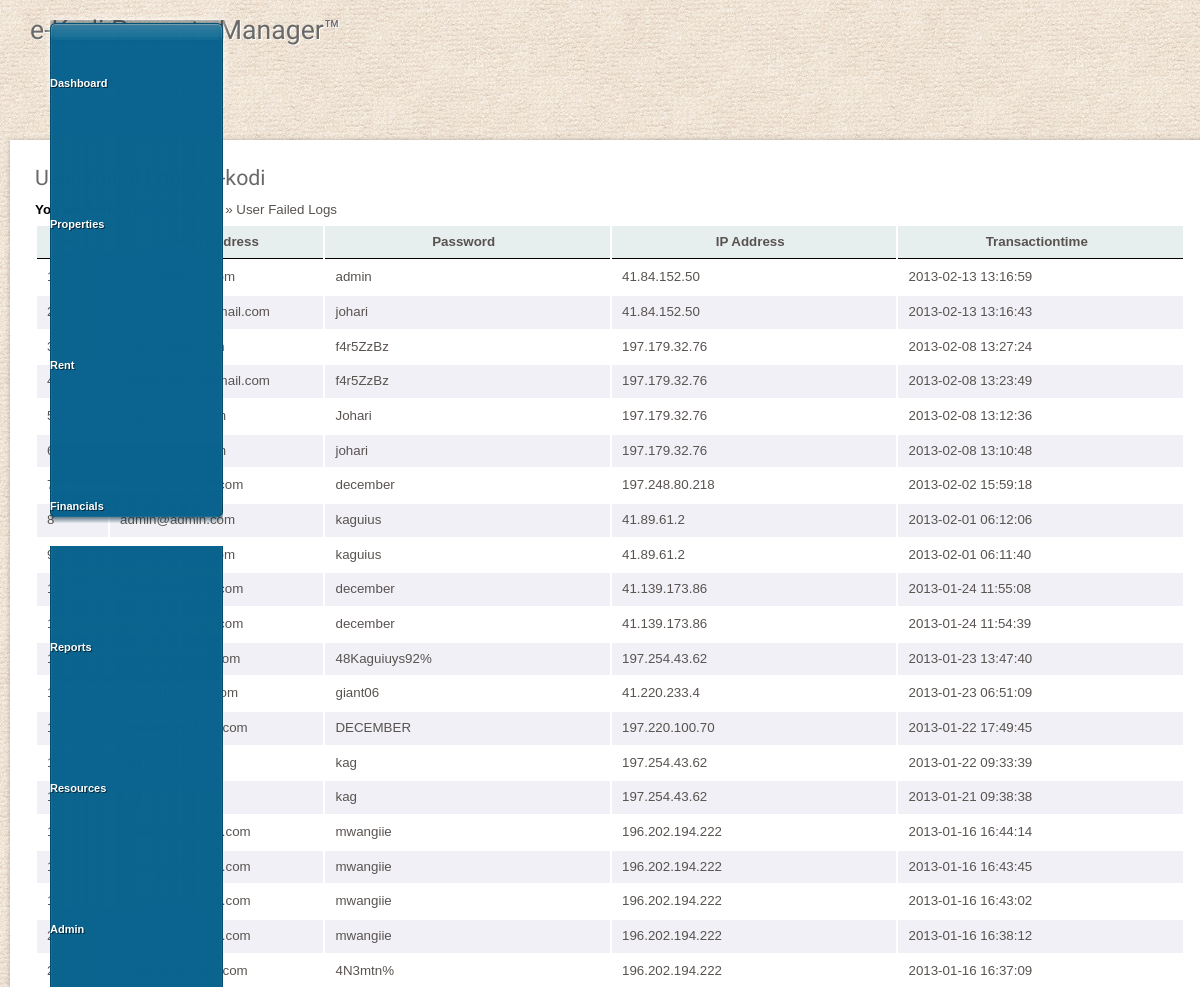
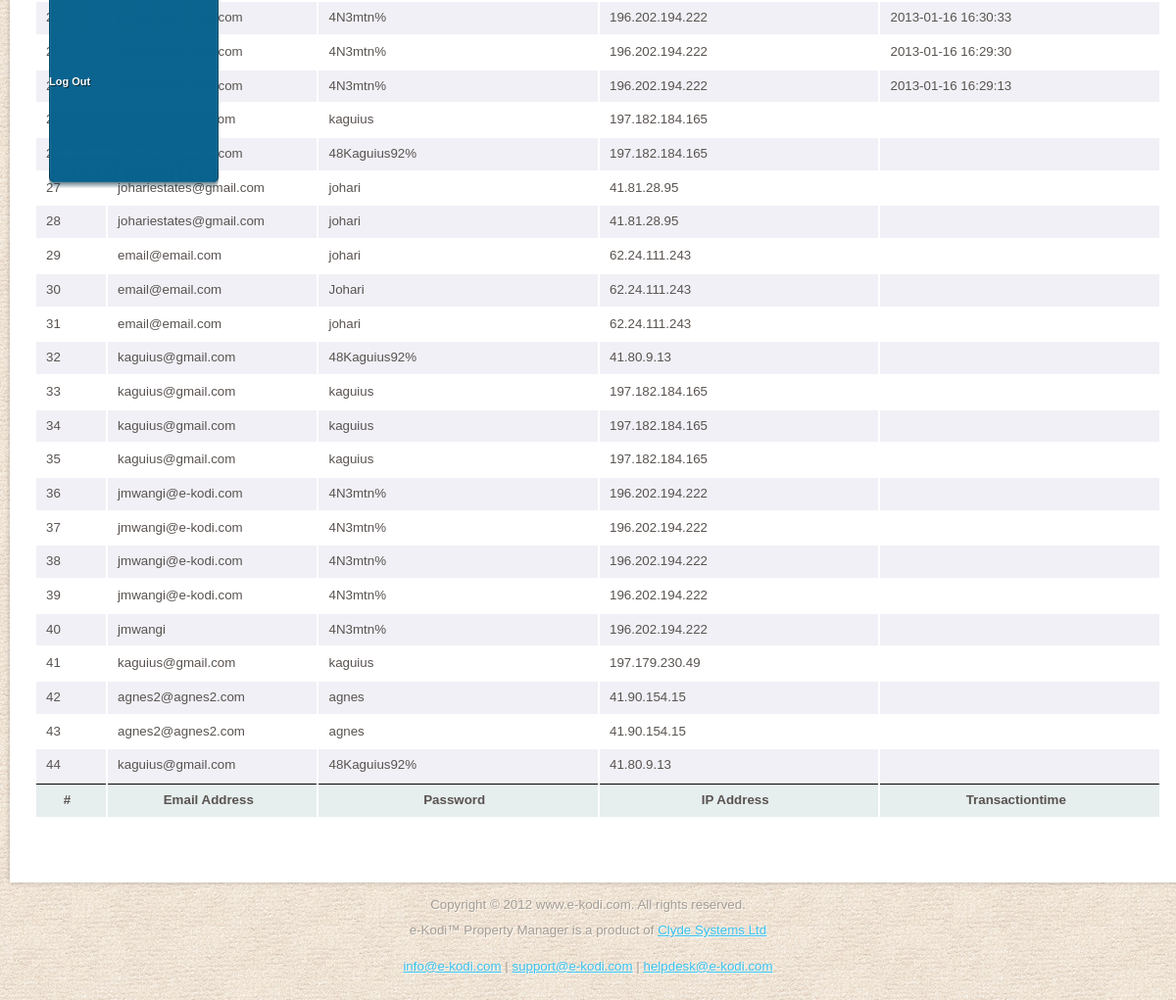
Screenshot of /user_failed_logs.php (signed in) with the database file from the repository (2 pictures, top to bottom).
### tables this page shows
CREATE TABLE `users_failed_logs` (
  `id` int(10) NOT NULL AUTO_INCREMENT,
  `email_address` varchar(70) DEFAULT NULL,
  `password` varchar(30) DEFAULT NULL,
  `ipaddress` varchar(15) DEFAULT NULL,
  `tranasctiontime` datetime DEFAULT NULL,
  PRIMARY KEY (`id`)
);

### user_failed_logs.php (the view, shortened to what this page needs)
<?php
	$adminstatus = 3;
	if (!empty($_SESSION)){
		$adminstatus = $_SESSION["adminstatus"] ;
	}
	if($adminstatus == 3){
		include_once('includes/header.php');
		?>
		<script type="text/javascript">
			document.location = "login.php";
		</script>
		<?php
	}
	else{
		$page_title = "User Failed Logs";
		include_once('includes/header.php');
		?>
		<div id="page">
			<div id="content">
				<div class="post">
				<h2><?php echo $page_title ?> | e-kodi</h2>
					<strong>You are here:</strong> &raquo; <a href="index.php">Home</a> &raquo; <a href="admin.php">Admin</a> &raquo; User Failed Logs<br />
					<table width="100%" border="0" cellspacing="2" class="display" cellpadding="2" id="example">
						<thead bgcolor="#E6EEEE">
							<tr>
								<th width="5%">#</th>
								<th width="15%">Email Address</th>
								<th width="20%">Password</th>
								<th width="20%">IP Address</th>
								<th width="20%">Transactiontime</th>
							</tr>
						</thead>
						<tbody>
						<?php
							$result_suppliers = mysql_query("select id, email_address, password, ipaddress, tranasctiontime from users_failed_logs order by tranasctiontime desc");
							$intcount = 0;
							while ($row = mysql_fetch_array($result_suppliers))
							{
								$intcount++;
								$email_address = $row['email_address'];
								$password = $row['password'];
								$ipaddress = $row['ipaddress'];
								$tranasctiontime = $row['tranasctiontime'];
								if ($intcount % 2 == 0) {
									$display= '<tr bgcolor = #F0F0F6>';
								}
								else {
									$display= '<tr>';
								}
								echo $display;
									echo "<td valign='top'>$intcount</td>";
									echo "<td valign='top'>$email_address</td>";
									echo "<td valign='top'>$password</td>";
									echo "<td valign='top'>$ipaddress</td>";
									echo "<td valign='top'>$tranasctiontime</td>";
								echo "</tr>";
								}
							?>
						</tbody>
						<tfoot bgcolor="#E6EEEE">
							<tr>
								<th width="5%">#</th>
								<th width="15%">Email Address</th>
								<th width="20%">Password</th>
								<th width="20%">IP Address</th>
								<th width="20%">Transactiontime</th>
							</tr>
						</tfoot>
					</table>
				</div>
			</div>
			<br class="clearfix" />
			</div>
		</div>
<?php
	}
	include_once('includes/footer.php');
?>

### includes/header.php (shortened to what this page needs)
<!DOCTYPE html PUBLIC "-//W3C//DTD XHTML 1.0 Strict//EN" "http://www.w3.org/TR/xhtml1/DTD/xhtml1-strict.dtd">
<html xmlns="http://www.w3.org/1999/xhtml">
	<head>
		<link rel="stylesheet" type="text/css" href="css/style.css" />
		<link rel="stylesheet" type="text/css" href="css/demo_page.css" />
		<link rel="stylesheet" type="text/css" href="css/demo_table.css" />
		<link type="text/css" href="menu.css" rel="stylesheet" />
		<link href="css/redmond/jquery-ui-1.9.2.custom.css" rel="stylesheet">
	</head>
	<body>
		<div id="wrapper">
			<div id="header">
				<div id="logo">
					<h1><a href="#">e-Kodi Property Manager&#x2122;</a></h1>
				</div>
				<?php
					include_once('includes/menu.php');
				?>
			</div>

### includes/menu.php (shortened to what this page needs)
<?php
	$adminstatus = "";
	if (!empty($_SESSION)){
		$adminstatus = $_SESSION["adminstatus"] ;
	}
?>
<div id="menu">
	<ul>
		<li class="first current_page_item"><a href="dashboard.php">Dashboard</a></li>
		<li><a href="property_listings.php" title="Clike here to view Property added to the system">Properties</a></li>
		<li><a href="property_tenant_listing_payment.php" title="Clike here to make rent payments">Rent</a></li>
		<?php
			if($adminstatus <> '5'){
		?>
			<li><a href="financials.php" title="Clike here to view Financial functions">Financials</a></li>
		<?php
			}
		?>
		<li><a href="reports.php" title="Clike here to view system reports">Reports</a></li>
		<li><a href="resources.php" title="Clike here to view resources">Resources</a></li>
		<li><a href="admin.php" title="Clike here to view Admin functions">Admin</a></li>
		<li><a href="logout.php" title="Clike here to log out of the system">Log Out</a></li>
	</ul>
	<br class="clearfix" />
</div>

### includes/footer.php (shortened to what this page needs)
<div id="footer">
	<p>Copyright &copy; 2012 www.e-kodi.com. All rights reserved.<br /> e-Kodi&#x2122; Property Manager is a product of <a href="#">Clyde Systems Ltd</a></p>
	<p><a href="mailto:info@e-kodi.com">info@e-kodi.com</a> | <a href="mailto:support@e-kodi.com">support@e-kodi.com</a> | <a href="mailto:helpdesk@e-kodi.com">helpdesk@e-kodi.com</a></p>
	<table border="0" width="100%">
		<tr>
			<td>
			</td>
			<td>
			</td>
		</tr>
	</table>
	</div>
</body>
</html>

### css/style.css (style rules this page uses)
* { padding: 0; margin: 0; }
a { text-decoration: underline; color: #336784; }
body { color: #595350; line-height: 2em; background: #ECE0D2 url(../images/bg.jpg); font-size: 10pt; }
body,input { font-family: 'Ubuntu', Kreon, Verdana, sans-serif; }
strong { color: #000; }
h1,h2,h3,h4 { font-weight: normal; }
h2,h3,h4 { color: #696969; font-family: 'Montserrat', 'Ubuntu Condensed', Verdana, sans-serif; margin-bottom: 0.25em; }
h2 { font-size: 1.6em; }
p { margin-bottom: 0.75em; }
ul { margin-bottom: 0.75em; }
.post { margin: 0 0 40px 0; }
#content { background: #FFF; width: 1150px; padding: 25px; float: left; box-shadow: 0px 0px 5px 0px rgba(0,0,0,0.25); }
#footer { text-align: center; padding: 0px 0 10px 0; color: #A59D93; text-shadow: 1px 1px 0px rgba(255,255,255,0.75); }
#footer a { color: #39C2F0; }
#header { padding: 0px 40px 0px 40px; height: 100px; position: relative; width: 1100px; }
#logo { position: absolute; line-height: 20px; top: 0; left: 20px; height: 100px; text-shadow: 1px 1px 0px rgba(255,255,255,0.9); }
#logo a { text-decoration: none; color: #696969; }
#logo h1 { font-family: 'Montserrat', 'Ubuntu Condensed', sans-serif; font-size: 2em; }
#menu { bottom: 0; font-family: 'Montserrat', Kreon, Verdana, sans-serif; line-height: 65px; left: 0; position: absolute; width: 1150px; margin: 0 0 0 0; height: 65px; background: #336784 url(../images/bg2.jpg); padding: 0 25px 0 25px; box-shadow: inset 0px 0px 5px 0px rgba(0,0,0,0.25), 0px 0px 6px 0px rgba(255,255,255,0.9); text-shadow: 1px 1px 0px rgba(0,0,0,0.6); }
#menu a { font-size: 1.25em; text-decoration: none; color: #FFF; }
#menu ul { list-style: none; }
#menu ul li { display: inline; padding: 0 19px 0 19px; }
#menu ul li.first { padding-left: 0; }
#page { width: 1180px; padding: 0; margin: 20px 0 10px 0; position: relative; }
#wrapper { margin: 20px auto 0 auto; width: 1180px; position: relative; }
li { margin-bottom: 3px; }

### css/demo_table.css (style rules this page uses)
table.display { margin: 0 auto; clear: both; width: 100%; }
table.display thead th { padding: 3px 18px 3px 10px; border-bottom: 1px solid black; font-weight: bold; cursor: pointer; * cursor: hand; }
table.display tfoot th { padding: 3px 18px 3px 10px; border-top: 1px solid black; font-weight: bold; }
table.display td { padding: 3px 10px; }

### css/menu.css (style rules this page uses)
#menu, #menu * { list-style:none; border:0; padding:0; margin:0; }
#menu { width:173px; position:relative; z-index:999; background:url(images/base.png) -173px 0; padding-top:20px; }
#menu ul { background:url(images/base.png) 0 bottom; padding-bottom:11px; }
#menu li a { display:block; font-size:11px; font-family:'Trebuchet MS', Arial, Verdana; font-weight:bold; text-decoration:none; color:#fff; padding-top:11px; cursor:pointer; position:relative; z-index:9; }

### rows the page displays
users_failed_logs: password "admin", ipaddress "41.84.152.50", tranasctiontime "2013-02-13 13:16:59"
users_failed_logs: password "johari", ipaddress "41.84.152.50", tranasctiontime "2013-02-13 13:16:43"
users_failed_logs: password "f4r5ZzBz", ipaddress "197.179.32.76", tranasctiontime "2013-02-08 13:27:24"
users_failed_logs: password "f4r5ZzBz", ipaddress "197.179.32.76", tranasctiontime "2013-02-08 13:23:49"
users_failed_logs: password "Johari", ipaddress "197.179.32.76", tranasctiontime "2013-02-08 13:12:36"
users_failed_logs: password "johari", ipaddress "197.179.32.76", tranasctiontime "2013-02-08 13:10:48"
users_failed_logs: password "december", ipaddress "197.248.80.218", tranasctiontime "2013-02-02 15:59:18"
users_failed_logs: password "kaguius", ipaddress "41.89.61.2", tranasctiontime "2013-02-01 06:12:06"
users_failed_logs: password "kaguius", ipaddress "41.89.61.2", tranasctiontime "2013-02-01 06:11:40"
users_failed_logs: password "december", ipaddress "41.139.173.86", tranasctiontime "2013-01-24 11:55:08"
users_failed_logs: password "december", ipaddress "41.139.173.86", tranasctiontime "2013-01-24 11:54:39"
users_failed_logs: password "48Kaguiuys92%", ipaddress "197.254.43.62", tranasctiontime "2013-01-23 13:47:40"
users_failed_logs: password "giant06", ipaddress "41.220.233.4", tranasctiontime "2013-01-23 06:51:09"
users_failed_logs: password "DECEMBER", ipaddress "197.220.100.70", tranasctiontime "2013-01-22 17:49:45"
users_failed_logs: password "kag", ipaddress "197.254.43.62", tranasctiontime "2013-01-22 09:33:39"
users_failed_logs: password "kag", ipaddress "197.254.43.62", tranasctiontime "2013-01-21 09:38:38"
users_failed_logs: password "mwangiie", ipaddress "196.202.194.222", tranasctiontime "2013-01-16 16:44:14"
users_failed_logs: password "mwangiie", ipaddress "196.202.194.222", tranasctiontime "2013-01-16 16:43:45"
users_failed_logs: password "mwangiie", ipaddress "196.202.194.222", tranasctiontime "2013-01-16 16:43:02"
users_failed_logs: password "mwangiie", ipaddress "196.202.194.222", tranasctiontime "2013-01-16 16:38:12"
users_failed_logs: password "4N3mtn%", ipaddress "196.202.194.222", tranasctiontime "2013-01-16 16:37:09"
users_failed_logs: password "4N3mtn%", ipaddress "196.202.194.222", tranasctiontime "2013-01-16 16:30:33"
users_failed_logs: password "4N3mtn%", ipaddress "196.202.194.222", tranasctiontime "2013-01-16 16:29:30"
users_failed_logs: password "4N3mtn%", ipaddress "196.202.194.222", tranasctiontime "2013-01-16 16:29:13"
users_failed_logs: password "kaguius", ipaddress "197.182.184.165"
users_failed_logs: password "48Kaguius92%", ipaddress "197.182.184.165"
users_failed_logs: password "johari", ipaddress "41.81.28.95"
users_failed_logs: email_address "johariestates@gmail.com", password "johari", ipaddress "41.81.28.95"
users_failed_logs: email_address "email@email.com", password "johari", ipaddress "62.24.111.243"
users_failed_logs: email_address "email@email.com", password "Johari", ipaddress "62.24.111.243"
users_failed_logs: email_address "email@email.com", password "johari", ipaddress "62.24.111.243"
users_failed_logs: email_address "kaguius@gmail.com", password "48Kaguius92%", ipaddress "41.80.9.13"
users_failed_logs: email_address "kaguius@gmail.com", password "kaguius", ipaddress "197.182.184.165"
users_failed_logs: email_address "kaguius@gmail.com", password "kaguius", ipaddress "197.182.184.165"
users_failed_logs: email_address "kaguius@gmail.com", password "kaguius", ipaddress "197.182.184.165"
users_failed_logs: email_address "jmwangi@e-kodi.com", password "4N3mtn%", ipaddress "196.202.194.222"
users_failed_logs: email_address "jmwangi@e-kodi.com", password "4N3mtn%", ipaddress "196.202.194.222"
users_failed_logs: email_address "jmwangi@e-kodi.com", password "4N3mtn%", ipaddress "196.202.194.222"
users_failed_logs: email_address "jmwangi@e-kodi.com", password "4N3mtn%", ipaddress "196.202.194.222"
users_failed_logs: email_address "jmwangi", password "4N3mtn%", ipaddress "196.202.194.222"
users_failed_logs: email_address "kaguius@gmail.com", password "kaguius", ipaddress "197.179.230.49"
users_failed_logs: email_address "agnes2@agnes2.com", password "agnes", ipaddress "41.90.154.15"
users_failed_logs: email_address "agnes2@agnes2.com", password "agnes", ipaddress "41.90.154.15"
users_failed_logs: email_address "kaguius@gmail.com", password "48Kaguius92%", ipaddress "41.80.9.13"
